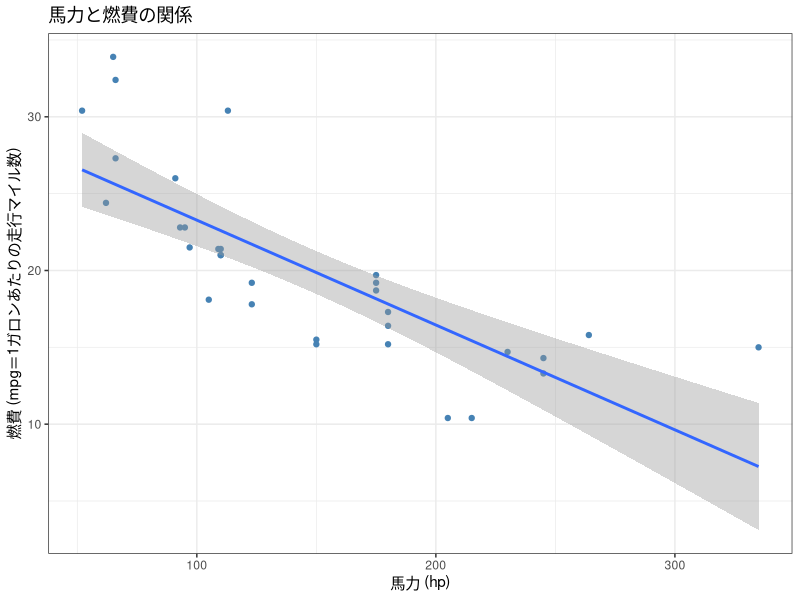
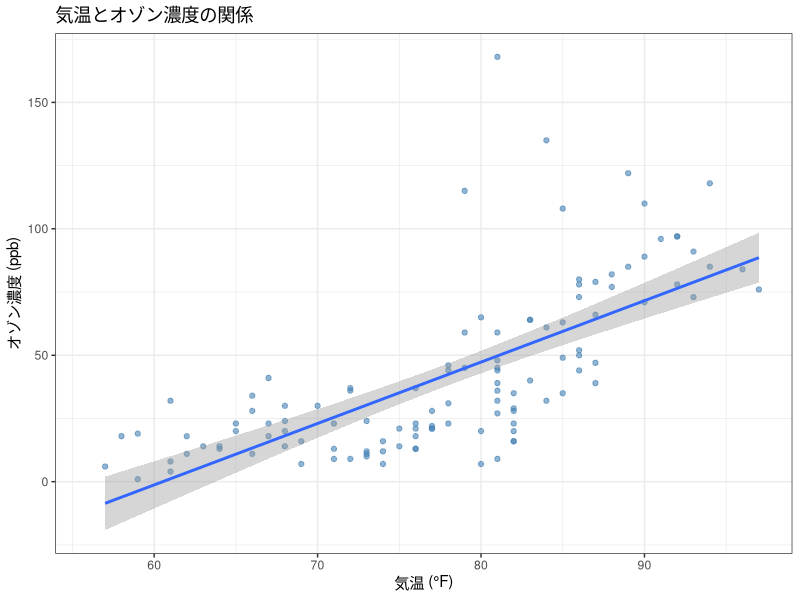

The R script that drew these images, in order:
# ============================================================
# 行動計量学（行動科学分析法入門）
# 第8回　データを分析する(1)：相関分析と散布図　演習1〜4　模範解答
#
# 使い方：全選択（Ctrl + A）→ Ctrl + Enter（Macは Cmd + A → Cmd + Enter）
# ============================================================

library(tidyverse)


# ------------------------------------------------------------
# 演習1：散布図の作成（hp と mpg，回帰直線つき）
# ------------------------------------------------------------

ggplot(mtcars, aes(x = hp, y = mpg)) +
  geom_point(color = "steelblue") +
  geom_smooth(method = "lm", se = TRUE) +
  labs(title = "馬力と燃費の関係",
       x = "馬力 (hp)",
       y = "燃費 (mpg＝1ガロンあたりの走行マイル数)") +
  theme_bw()

# 右下がりの直線になります。馬力が大きい車ほど燃費が悪い，という向きです。
# method = "lm" を省くと直線ではない曲線（loess）が引かれるので，
# 回帰直線がほしいときは必ず書きます。


# ------------------------------------------------------------
# 演習2：相関係数の計算と検定
# ------------------------------------------------------------

# 1. 相関係数
cor(mtcars$hp, mtcars$mpg)
#   -0.7761684

# 2. 有意性検定
cor.test(mtcars$hp, mtcars$mpg)

# 出力の読み方
#   cor       = -0.776      … 強い負の相関
#   t         = -6.7424
#   df        = 30          … n - 2（n = 32）
#   p-value   = 1.788e-07   … 0.0000001788。p < .001
#   95% CI    = [-0.885, -0.586]
#
# 解釈：
#   馬力と燃費のあいだには強い負の相関があり，統計的に有意である。
#   つまり「馬力が大きい車ほど燃費が悪い」という関係が，
#   偶然のばらつきだけでは説明しにくい。
#
# ただし，これは相関であって因果ではありません。
# 馬力の大きい車は車体も重いので，重さが両方に効いている可能性があります
# （演習3で wt との相関を見ると，そのことが確かめられます）。


# ------------------------------------------------------------
# 演習3：相関行列
#   mpg・hp・wt・qsec の4変数
# ------------------------------------------------------------

cor(mtcars[, c("mpg", "hp", "wt", "qsec")])

# 見やすく丸める
round(cor(mtcars[, c("mpg", "hp", "wt", "qsec")]), 3)

#         mpg     hp     wt   qsec
# mpg   1.000 -0.776 -0.868  0.419
# hp   -0.776  1.000  0.659 -0.708
# wt   -0.868  0.659  1.000 -0.175
# qsec  0.419 -0.708 -0.175  1.000
#
# 最も強いのは mpg と wt で r = -0.868 です（重い車ほど燃費が悪い）。
# 次が hp と mpg の -0.776，その次が hp と qsec の -0.708。
#
# 「最も強い」は符号ではなく絶対値で比べます。
# 対角線の 1.000 は自分自身との相関なので，比較から外します。
#
# なお qsec は「0から1/4マイルまでの加速時間（秒）」なので，
# 値が小さいほど速い車です。hp と負の相関になるのはそのためで，
# 「馬力があるほど遅い」という意味ではありません。
# 変数の向きを確かめずに符号だけ読むと逆の解釈になります。


# ------------------------------------------------------------
# 演習4：結果の記述
# ------------------------------------------------------------

# 記述例：
#
#   馬力と燃費の関連を検討するため，Pearsonの積率相関係数を算出した。
#   その結果，両者のあいだには強い負の相関が認められた，
#   r(30) = -.78, p < .001, 95% CI [-.89, -.59]。
#   すなわち，馬力の大きい車ほど燃費が悪いという関係であった。
#
# 書き方のきまり
#   ・r のカッコ内は自由度（n - 2 = 30）。サンプルサイズではありません
#   ・r は -1 から 1 のあいだの値なので，先頭の 0 を書かず .78 と書きます
#   ・符号を落とさない。-.78 と .78 は正反対の意味になります
#   ・p = 1.788e-07 のような小さい値は p < .001 と書きます
#   ・数値だけでなく「馬力が大きいほど燃費が悪い」と日本語でも向きを書きます


# ------------------------------------------------------------
# 演習5（発展）：自分の関心のあるデータで相関を見る
# ------------------------------------------------------------

# 選んだデータによって答えが変わるので、唯一の正解はありません。
# ここでは例として airquality（ニューヨークの大気、153日分）を選んだ場合を示します。
# 欠損があるデータなので、問1がそのまま確かめられます。

# ?airquality で説明が読めます。
glimpse(airquality)


# 1. 散布図に回帰直線を重ねる
ggplot(airquality, aes(x = Temp, y = Ozone)) +
  geom_point(alpha = 0.6, color = "steelblue") +
  geom_smooth(method = "lm", se = TRUE) +
  labs(title = "気温とオゾン濃度の関係",
       x = "気温 (°F)", y = "オゾン濃度 (ppb)") +
  theme_bw()

# 「Removed 37 rows containing non-finite values」という警告が出ます。
# Ozone の欠損37件が図から落ちた、という意味です。エラーではありません。


# 2. 相関係数
cor(airquality$Ozone, airquality$Temp)
# → NA が返ります。欠損が混ざっているためです。

cor(airquality$Ozone, airquality$Temp, use = "complete.obs")
# → 0.6984


# 3. 検定
cor.test(airquality$Ozone, airquality$Temp)
# r = 0.698、t = 10.418、df = 114、p < 2.2e-16
# 95%CI = [0.591, 0.781]


# 4. 相関行列（数値の4列だけにしてから渡します）
airquality |>
  select(Ozone, Solar.R, Wind, Temp) |>
  cor(use = "complete.obs") |>
  round(3)

#          Ozone Solar.R   Wind   Temp
# Ozone    1.000   0.348 -0.612  0.699
# Solar.R  0.348   1.000 -0.127  0.294
# Wind    -0.612  -0.127  1.000 -0.497
# Temp     0.699   0.294 -0.497  1.000


# 問1：欠損があるとどうなるか。実際に使われた件数は何件か
#      cor() をそのまま使うと NA が返ります。
#      use = "complete.obs" を付けると、2つの列が両方そろっている行だけで
#      計算します。ここでは 153 − 37 = 116 件です。
sum(complete.cases(airquality[, c("Ozone", "Temp")]))   # 116
#
#      df = 114 は n − 2 なので、n = 116 と一致します。
#      出力の df から「実際に何件使われたか」が逆算できます。


# 問2：「気温が高いとオゾンが増える」と言えるか
#      このデータだけでは言えません。相関は関係の強さを表すだけで、
#      どちらが原因かは教えてくれません。少なくとも次の説明があります。
#      - 気温 → オゾン（光化学反応は高温で進みやすい）
#      - 第三の要因（日射量 Solar.R は Temp とも Ozone とも相関しています）
#      - 風 Wind は Ozone と −0.61 の相関があり、風が弱い日に両方が高くなる
#      因果を言うには、実験か、他の要因を統制した分析が必要です。


# 問3：r の大きさと p の小ささは別のこと
#      強さ：r = 0.70 なので、気温とオゾンには強い正の関係がある。
#      有意性：p < .001 なので、この関係が偶然である可能性は低い。
#
#      この2つは別のことを言っています。n が大きければ、弱い相関でも
#      p は小さくなります（第8回の導出③の表を見てください）。
